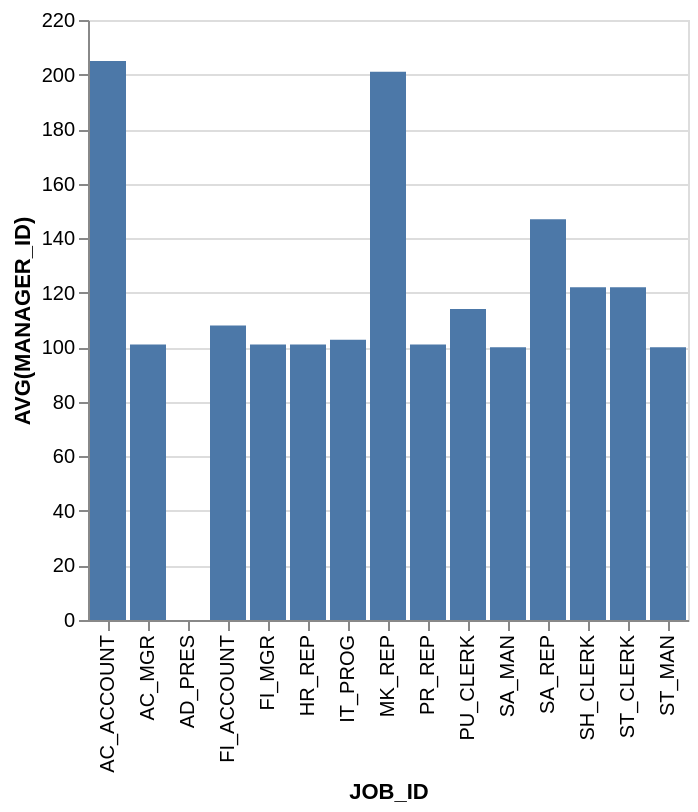

Describe this chart as a Vega-Lite specification.
### Vega-Lite specification from a JSON file in a GitHub repository (floating-point values rounded to 4 significant figures)
{"data": {"values": [{"x_data": "AC_ACCOUNT", "y_data": 205}, {"x_data": "AC_MGR", "y_data": 101}, {"x_data": "AD_PRES", "y_data": 0}, {"x_data": "FI_ACCOUNT", "y_data": 108}, {"x_data": "FI_MGR", "y_data": 101}, {"x_data": "HR_REP", "y_data": 101}, {"x_data": "IT_PROG", "y_data": 102.8}, {"x_data": "MK_REP", "y_data": 201}, {"x_data": "PR_REP", "y_data": 101}, {"x_data": "PU_CLERK", "y_data": 114}, {"x_data": "SA_MAN", "y_data": 100}, {"x_data": "SA_REP", "y_data": 146.9}, {"x_data": "SH_CLERK", "y_data": 122}, {"x_data": "ST_CLERK", "y_data": 122}, {"x_data": "ST_MAN", "y_data": 100}]}, "mark": "bar", "encoding": {"x": {"field": "x_data", "type": "nominal", "title": "JOB_ID", "sort": "ascending"}, "y": {"field": "y_data", "type": "quantitative", "title": "AVG(MANAGER_ID)"}}}
